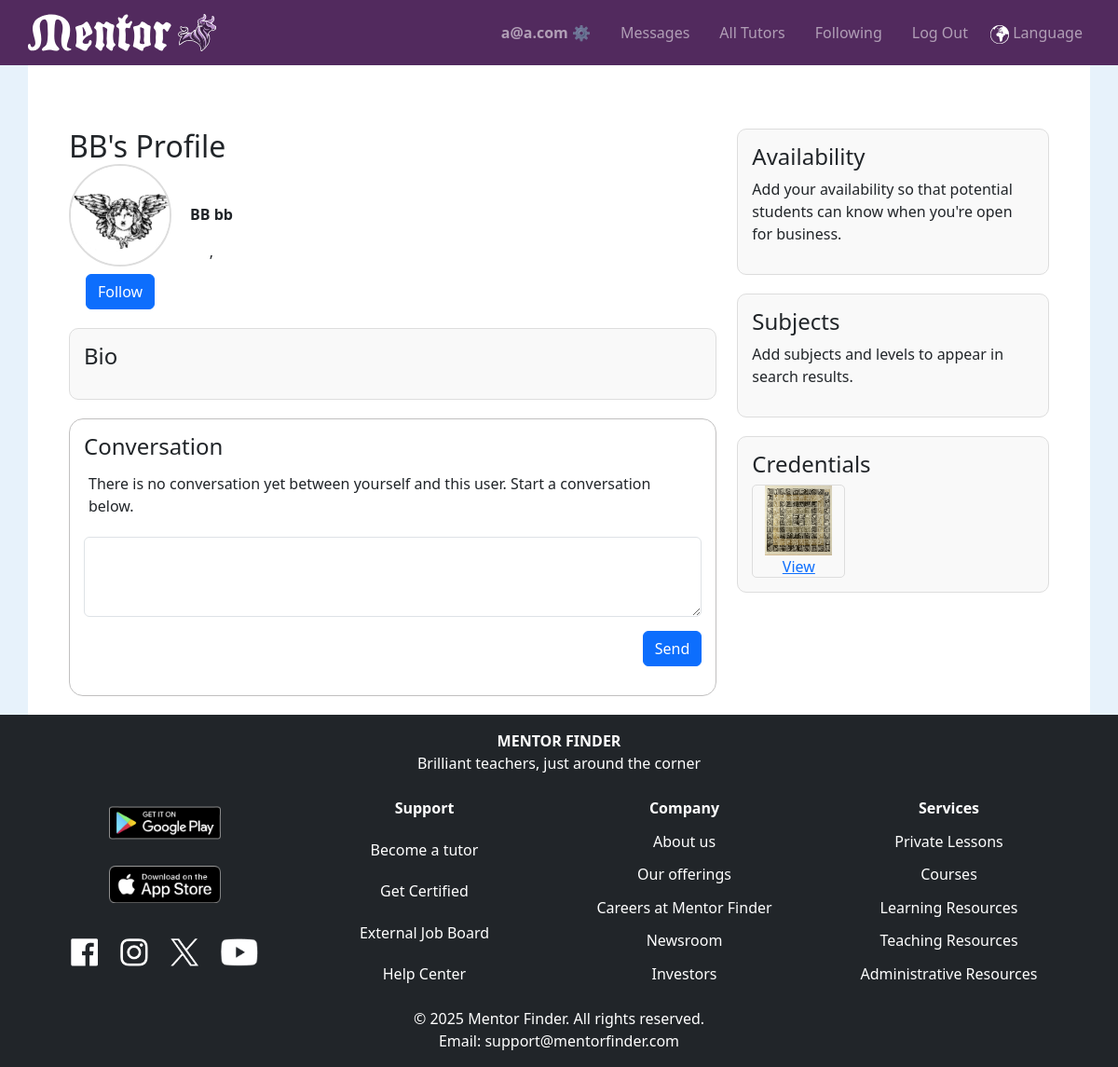
Before: /profile/3/ (signed in) with the older database file.
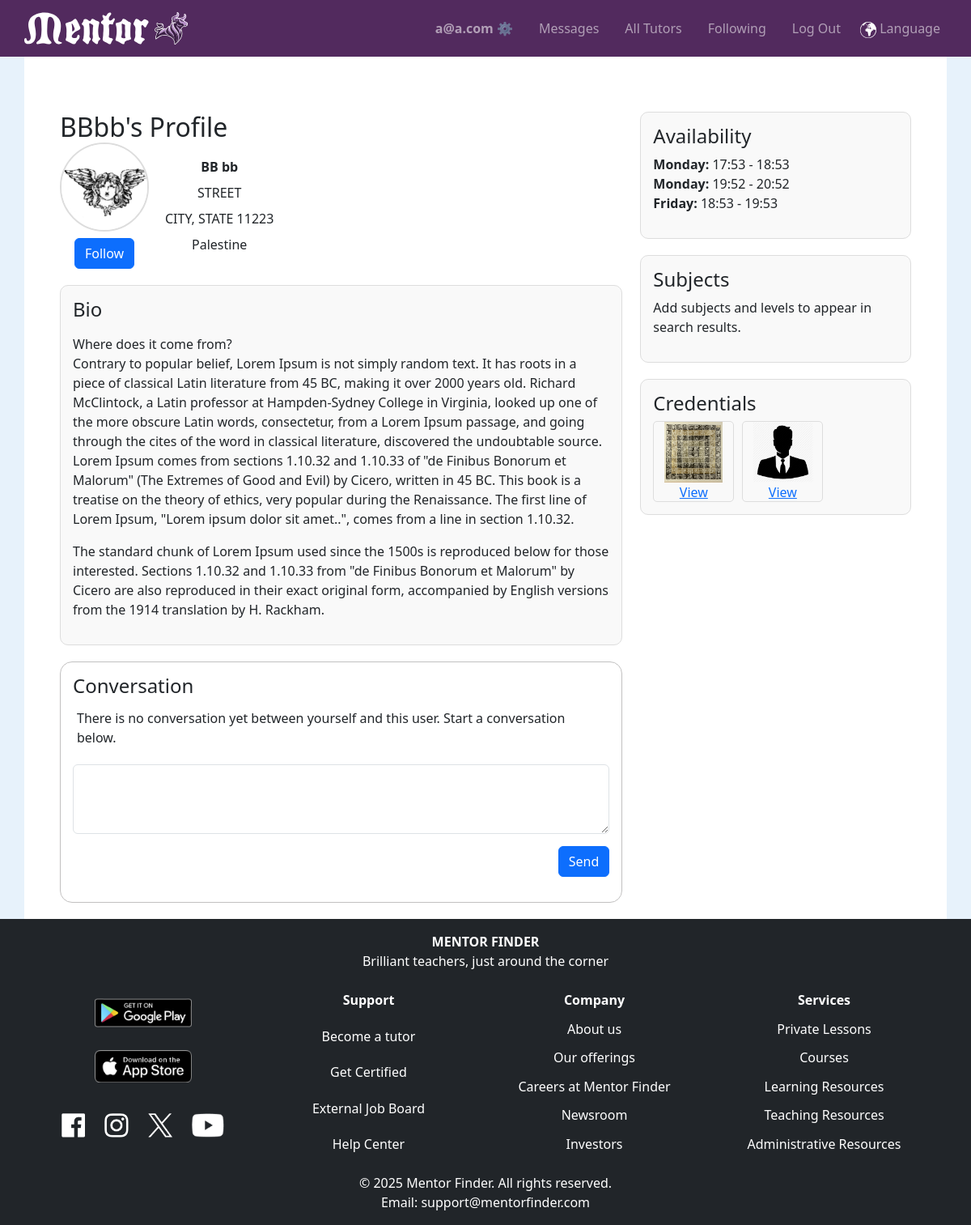
After: the same page with the newer database file.
### tutorhub/models.py (models this page shows, shortened)
class User(AbstractUser):
    nickname = models.CharField(max_length=50, blank=True, null=True)
    role = models.CharField(max_length=10, choices=UserRoles.choices, default=UserRoles.STUDENT)
    phone_number = PhoneNumberField(blank=True, null=True)
    birthdate = models.DateField(blank=True, null=True)
    bio = models.TextField(blank=True, null=True)
    profile_image = models.ImageField(upload_to="profile_images/", blank=True, null=True)
    show_address = models.BooleanField(default=False)
    show_phone_number = models.BooleanField(default=False)
    preferred_language = models.CharField(max_length=10, blank=True, null=True, default='en')
    time_zone = TimeZoneField(default='UTC', blank=True)
    address = models.OneToOneField(Address, on_delete=models.SET_NULL, blank=True, null=True)
    follows = models.ManyToManyField(
        "self",
        through="FollowRelation",
        through_fields=('follower', 'followee'),
        symmetrical=False,
        related_name="followed_by"
    )
    is_tutor = models.BooleanField(default=False)
    availability = models.JSONField(default=dict, blank=True, null=True)

class Credential(models.Model):
    CREDENTIAL_CHOICES = [
        ("Certificate", "Certificate"),
        ("Diploma", "Diploma"),
        ("Resume", "Resume"),
        ("Coursework", "Coursework (No Certificate)"),
        ("Other", "Other"),
    ]
    credential_type = models.CharField(max_length=50, choices=CREDENTIAL_CHOICES, default="Certificate",)
    file = models.FileField(upload_to="credentials/", blank=True, null=True)
    description = models.TextField(blank=True, null=True, help_text="Provide details about this credential, especially for coursework with no file.")
    user = models.ForeignKey(User, related_name="credentials", on_delete=models.CASCADE)

class Address(models.Model):
    street_address = models.TextField(blank=True, null=True)
    city = models.CharField(max_length=100, blank=True, null=True)
    state_region = models.CharField(max_length=100, blank=True, null=True)
    postal_code = models.CharField(max_length=20, blank=True, null=True)
    country = CountryField(blank=True, null=True)

### tutorhub/views.py (the view, shortened to what this page needs)
# urls.py: path('profile/<int:user_id>/', views.profile, name='profile'),
@login_required
def profile(request, user_id=None):
    profile_user = request.user if user_id is None else get_object_or_404(User, id=user_id)
    credentials = profile_user.credentials.all()
    levels = [{'value': value, 'display': display} for value, display in Level.choices]
    levels_json = mark_safe(json.dumps(levels))
    day_order = {
        "Monday": 0, "Tuesday": 1, "Wednesday": 2, "Thursday": 3,
        "Friday": 4, "Saturday": 5, "Sunday": 6
    }
    availability = profile_user.availability
    sorted_availability = sorted(
        availability,
        key=lambda slot: (day_order.get(slot['day'], 7), slot['start'])
    )
    missing_details = not all([
        profile_user.nickname,
        profile_user.profile_image,
        profile_user.bio,
        sorted_availability,
        profile_user.availability,
    ])
    messages = Message.objects.filter(
        (Q(sender=request.user, receiver=profile_user) | Q(sender=profile_user, receiver=request.user))
    ).order_by('timestamp')
    scroll_to = request.GET.get('scroll_to')
    countries_list = list(countries)
    for credential in credentials:
        credential.is_image = credential.file.url.lower().endswith(('.jpg', '.jpeg', '.png'))
    display_name = profile_user.nickname or profile_user.first_name or "User"
    possessive_name = f"{display_name}'s" if not display_name.endswith('s') else f"{display_name}'"
    return render(request, 'tutorhub/profile.html', {
        'profile': profile_user,
        'is_own_profile': profile_user == request.user,
        'credentials': credentials,
        'days_of_week': list(day_order.keys()),
        "levels_json": levels_json,
        "subject_levels": SubjectLevel.objects.filter(tutor=profile_user),
        'countries': countries_list,
        'messages': messages,
        'scroll_to': scroll_to,
        'missing_details': missing_details,
        'possessive_name': possessive_name,
        'sorted_availability': sorted_availability,
    })

### tutorhub/templates/tutorhub/profile.html (shortened to what this page needs)
{% extends "tutorhub/layout.html" %}
{% load static %}
{% block body %}
<div class="container mt-5">
    <div class="row">
        <div class="col-md-8">
            <h2 style="display: inline-block; margin: 0;">{{ possessive_name }} Profile</h2>
            <div class="profile-header">
                <div id="stack-vertical">
                    {% if profile.profile_image %}
                        <img id="profile-img" src="{{ profile.profile_image.url }}" alt="{{ profile.nickname }}">
                    {% else %}
                        <img id="profile-img" src="{% static 'tutorhub/images/mentor-logo-bull.svg' %}" alt="Default Logo">
                    {% endif %}
                    {% if user.is_authenticated %}
                        <button class="btn btn-primary follow-btn" data-tutor-id="{{ profile.id }}">
                            {% if profile in user.followed_tutors.all %}
                                Unfollow
                            {% else %}
                                Follow
                            {% endif %}
                        </button>
                    {% endif %}
                </div>
                <div id="stack-vertical">
                    <strong>{{ profile.first_name }} {{ profile.last_name }}</strong>
                    {% if profile.address %}
                        <div>{{ profile.address.street_address }}</div>
                        <div>{{ profile.address.city }}, {{ profile.address.state_region }} {{ profile.address.postal_code }}</div>
                        <div>{{ profile.address.country.name }}</div>
                    {% else %}
                        <div>Address not available</div>
                    {% endif %}
                </div>
            </div>
            <div class="bio-container">
                <h4>Bio</h4>
                <p>{{ profile.bio|linebreaks|default:"Tell students about yourself. Share what you like about teaching along with some interesting facts about yourself to spark their interest!" }}</p>
            </div>
            {% if user.is_authenticated %}
            <div class="messages-container">
                {% if is_own_profile %}
                    <h4>Personal notes</h4>
                {% else %}
                    <h4>Conversation</h4>
                {% endif %}
                <div class="conversation-box">
                    {% for message in messages %}
                        <div id="message-{{ message.id }}" class="message {% if message.sender == request.user %}sent{% else %}received{% endif %}">
                            <span class="timestamp">{{ message.timestamp|date:"M d, Y H:i" }}</span>
                            <p>{{ message.content }}</p>
                            {% if message.edited %}
                                <span class="edited">(edited)</span>
                            {% endif %}
                        </div>
                    {% empty %}
                        {% if is_own_profile %}
                            <p>This is your personal space. Go ahead - leave note for yourself below.</p>
                        {% else %}
                            <p>There is no conversation yet between yourself and this user. Start a conversation below.</p>
                        {% endif %}
                    {% endfor %}
                </div>
                <form action="{% url 'profile' user_id=request.user.id %}" method="post" enctype="multipart/form-data">
                    <textarea name="content" rows="3" class="form-control mb-2" required></textarea>
                    <div class="submit-button-container d-flex justify-content-end">
                        <button type="submit" class="btn btn-primary">Send</button>
                    </div>                </form>
            </div>
            {% endif %}
        </div>
        <div class="col-md-4">
            <div class="right-column-section">
                <h4>Availability</h4>
                <ul>
                    {% for slot in sorted_availability %}
                        <li>
                            <strong>{{ slot.day|title }}:</strong> {{ slot.start }} - {{ slot.end }}
                        </li>
                    {% empty %}
                        <p>Add your availability so that potential students can know when you're open for business.</p>
                    {% endfor %}
                </ul>
            </div>
            {% if profile.is_tutor %}
            <div class="right-column-section">
                <h4>Subjects</h4>
                <ul>
                    {% for subject_level in subject_levels %}
                        <li><strong>{{ subject_level.subject }}</strong>: {{ subject_level.level }}</li>
                    {% empty %}
                        <p>Add subjects and levels to appear in search results.</p>
                    {% endfor %}
                </ul>
            </div>
            {% endif %}
            {% if profile.is_tutor %}
            <div class="credentials-container">
                <h4>Credentials</h4>
                <div style="display: flex; flex-wrap: wrap; gap: 10px;">
                    {% for credential in credentials %}
                        <a href="{{ credential.file.url }}" target="_blank">
                            <div class="credential-box">
                                {% if credential.is_image %}
                                    <img src="{{ credential.file.url }}" alt="Credential Image">
                                {% else %}
                                    <img src="{% static 'tutorhub/images/credential-icon.png' %}" alt="Default Credential Icon">
                                {% endif %}
                                <div>View</div>
                            </div>
                        </a>
                    {% empty %}
                        <p>Add credentials, such as certificates, diplomas or a resume.</p>
                    {% endfor %}
                </div>
            </div>
            {% endif %}
        </div>
    </div>
</div>
{% endblock %}

### tutorhub/templates/tutorhub/layout.html (shortened to what this page needs)
{% load static %}
<!DOCTYPE html>
<html lang="en">
    <head>
        <link href="https://cdn.jsdelivr.net/npm/bootstrap@5.3.0/dist/css/bootstrap.min.css" rel="stylesheet">
        <link rel="stylesheet" href="{% static 'tutorhub/styles.css' %}">
    </head>
    <body>
    <nav class="navbar navbar-expand-lg navbar-dark sticky-top">
        <a class="navbar-brand" href="{% url 'index' %}">
            <div>
                <img class="navbar-logo" src="{% static '/tutorhub/images/mentor-logo-web.svg' %}" alt="Mentor Logo" class="logo">
            </div>
        </a>
        <div class="collapse navbar-collapse" id="navbarNav">
            <ul class="navbar-nav ms-auto flex-row">
                {% if user.is_authenticated %}
                <li class="nav-item px-2"><a class="nav-link" id="menu-username" href="{% url 'my_profile' %}"><strong>{{ user.username }} ⚙️</strong></a></li>
                <li class="nav-item px-2"><a class="nav-link" id="menu-messages" href="{% url 'messages' %}">Messages</a></li>
                {% endif %}
                <li class="nav-item px-2"><a class="nav-link" id="menu-all-tutors" href="{% url 'index' %}">All Tutors</a></li>
                {% if user.is_authenticated %}
                <li class="nav-item px-2"><a class="nav-link" id="menu-following" href="{% url 'index' %}?view=following">Following</a></li>
                <li class="nav-item px-2"><a class="nav-link" href="{% url 'logout' %}">Log Out</a></li>
                {% else %}
                <li class="nav-item px-2"><a class="nav-link" href="{% url 'login' %}">Log In</a></li>
                <li class="nav-item px-2"><a class="nav-link" href="{% url 'register' %}">Register</a></li>
                {% endif %}
                <li class="nav-item"><a class="nav-link" href="#" data-bs-toggle="modal" data-bs-target="#languageModal"><img src="{% static 'tutorhub/images/language_icon.png' %}" alt="Language" height="20"> Language</a></li>
            </ul>
        </div>
    </nav>
    <div id="main-content">
        {% block body %}
        {% endblock %}
    </div>
    </body>
    <footer class="footer bg-dark text-white mt-auto py-3">
        <div class="container footer-title">
            <div class="text-center mb-4">
                <div style="font-weight: bold;">MENTOR FINDER</div>
                <div>Brilliant teachers, just around the corner</div>
            </div>
            <div class="row">
                <div class="col-md-3 text-center">
                    <ul class="list-unstyled footer-links">
                        <li style="margin: 10px 0;"><a href="https://play.google.com/store/apps/details?id=your.app.id" target="_blank"><img src="{% static 'tutorhub/images/social_media_links/google_play.png' %}" alt="Get it on Google Play" width="120"></a></li>
                        <li style="margin: 10px 0;"><a href="https://play.google.com/store/apps/details?id=your.app.id" target="_blank"><img src="{% static 'tutorhub/images/social_media_links/app_store.png' %}" alt="Download on the App Store" width="120"></a></li>
                        <li style="margin: 10px 0;">
                            <img style="margin: 10px;" src="{% static 'tutorhub/images/social_media_links/facebook.png' %}" alt="Facebook" height="30">
                            <img style="margin: 10px;" src="{% static 'tutorhub/images/social_media_links/instagram.png' %}" alt="Instagram" height="30">
                            <img style="margin: 10px;" src="{% static 'tutorhub/images/social_media_links/x.png' %}" alt="X" height="30">
                            <img style="margin: 10px;" src="{% static 'tutorhub/images/social_media_links/youtube.png' %}" alt="youtube" height="30">
                        </li>
                    </ul>
                </div>
                <div class="col-md-3 text-center">
                    <div>
                        <ul class="list-unstyled footer-links">
                            <li>Support</li>
                            <li><a class="nav-link" href="#">Become a tutor</a></li>
                            <li><a class="nav-link" href="#">Get Certified</a></li>
                            <li><a class="nav-link" href="#">External Job Board</a></li>
                            <li><a class="nav-link" href="#">Help Center</a></li>
                        </ul>
                    </div>
                </div>
                <div class="col-md-3 text-center">
                    <div>
                        <ul class="list-unstyled footer-links">
                            <li>Company</li>
                            <li><a class="nav-link" href="#">About us</a></li>
                            <li><a class="nav-link" href="#">Our offerings</a></li>
                            <li><a class="nav-link" href="#">Careers at Mentor Finder</a></li>
                            <li><a class="nav-link" href="#">Newsroom</a></li>
                            <li><a class="nav-link" href="#">Investors</a></li>
                        </ul>
                    </div>
                </div>
                <div class="col-md-3 text-center">
                    <div>
                        <ul class="list-unstyled footer-links">
                            <li>Services</li>
                            <li><a class="nav-link" href="#">Private Lessons</a></li>
                            <li><a class="nav-link" href="#">Courses</a></li>
                            <li><a class="nav-link" href="#">Learning Resources</a></li>
                            <li><a class="nav-link" href="#">Teaching Resources</a></li>
                            <li><a class="nav-link" href="#">Administrative Resources</a></li>
                        </ul>
                    </div>
                </div>
            </div>
            <div class="text-center mt-4">
                <div>© {% now "Y" %} Mentor Finder. All rights reserved.</div>
                <div>Email: support@mentorfinder.com</div>
            </div>
        </div>
    </footer>
</html>

### tutorhub/templates/tutorhub/modals/edit_profile_modal.html (shortened to what this page needs)
{% load static %}

Changed rows visible on the page:
changed User "BB": address.street_address (not shown) → "STREET"; address.city (not shown) → "CITY"; address.state_region (not shown) → "STATE"; address.postal_code (not shown) → "11223"; address.country.name (not shown) → "Palestine"; bio (not shown) → "Where does it come from? Contrary to popular belief, Lorem Ipsum is not simply random text. It has roots in a piece of classical Latin literature from 45 BC, making it over 2000 years old. Richard McClintock, a Latin professor at Hampden-Sydney College in Virginia, looked up one of the more obscure Latin words, consectetur, from a Lorem Ipsum passage, and going through the cites of the word in classical literature, discovered the undoubtable source. Lorem Ipsum comes from sections 1.10.32 and 1.10.33 of \"de Finibus Bonorum et Malorum\" (The Extremes of Good and Evil) by Cicero, written in 45 BC. This book is a treatise on the theory of ethics, very popular during the Renaissance. The first…"
added Credential: file (picture)
Other visible differences:
{{ possessive_name }}: "BB's" → "BBbb's"
new list line: "Monday : 17:53 - 18:53"
new list line: "Monday : 19:52 - 20:52"
new list line: "Friday : 18:53 - 19:53"
text no longer shown: "Add your availability so that potential students can know when you're open for business."
